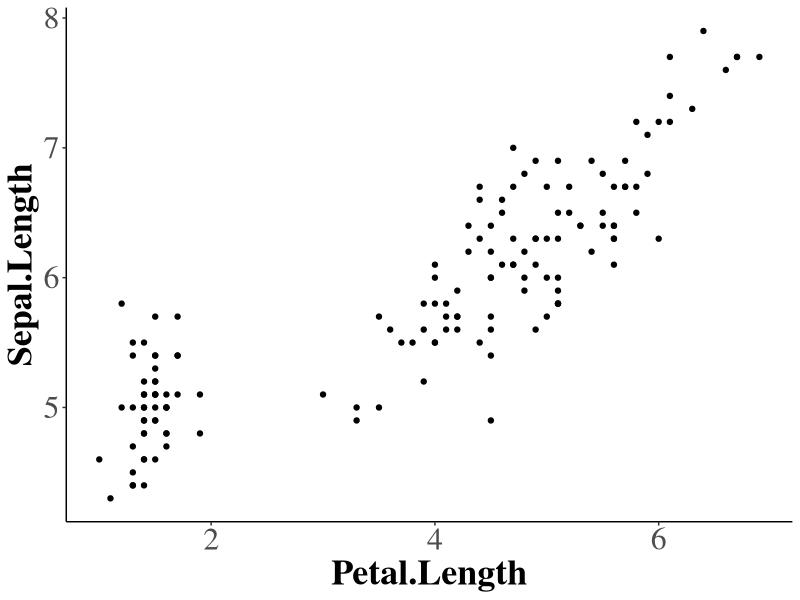
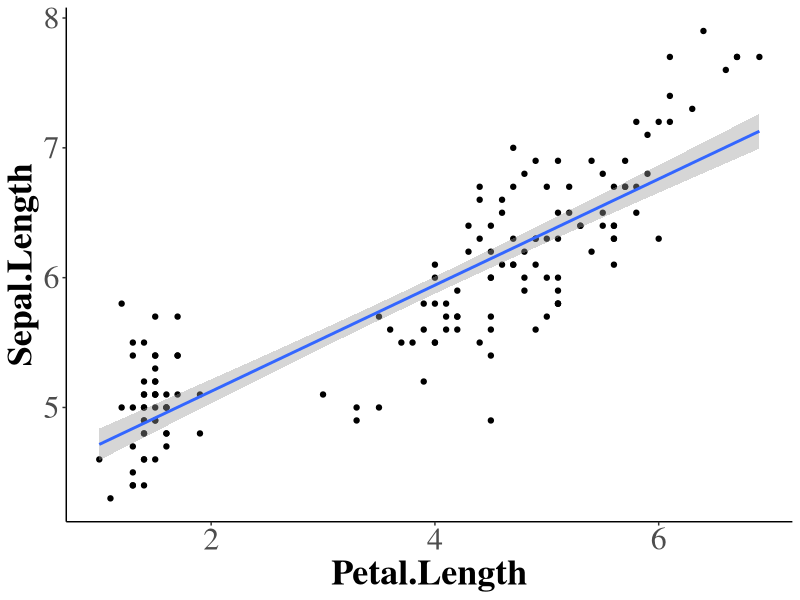
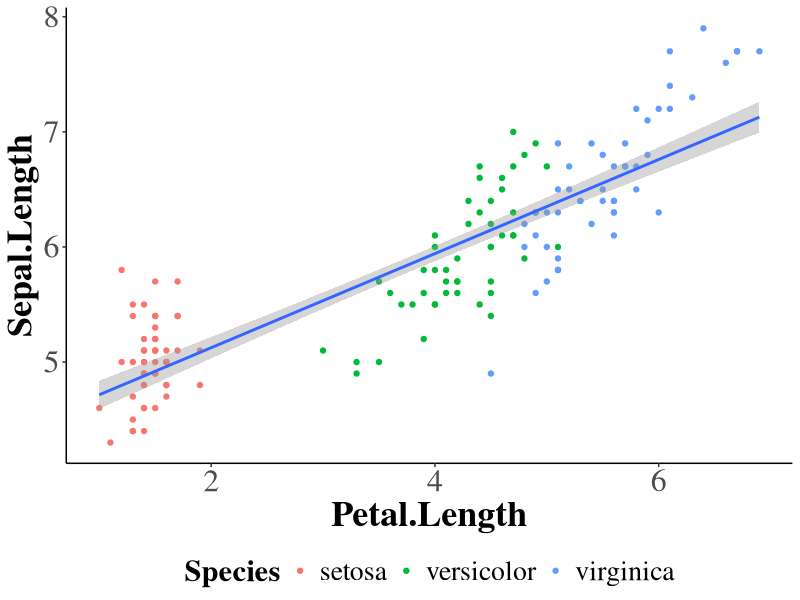
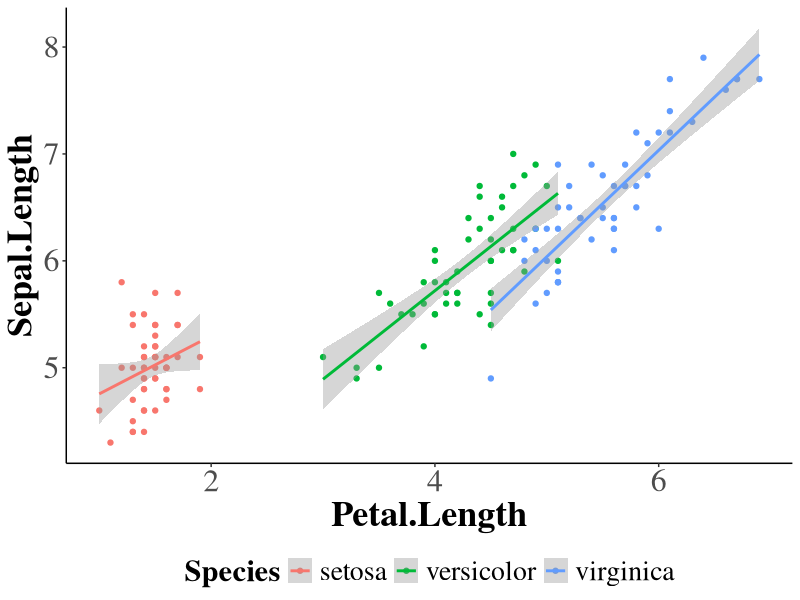

Write the R code that produced these figures, in order.
## ---- chunk 1
mean(iris[iris$Species=="virginica", "Petal.Length"], na.rm=T)
## ---- chunk 2
library(ggplot2)
base_grafico <- ggplot(iris, aes(x=Petal.Length, y = Sepal.Length)) +  
  theme_bw(base_family = "serif") +
  theme(
    legend.position = "bottom", 
    panel.grid.major = element_blank(), 
    panel.grid.minor = element_blank(),
    panel.border = element_blank(), 
    plot.title = element_text(size = 26, face = "bold", hjust = 0.5),
    axis.title = element_text(size = 26, face = "bold"), 
    axis.text = element_text(size = 23), 
    axis.line.x = element_line(color = "black"), 
    axis.line.y = element_line(color = "black"), 
    strip.text.x = element_text(size = 22,face = "bold"), 
    legend.text = element_text(size = 20), 
    legend.title = element_text(size = 22, face="bold") ) 

base_grafico + geom_point()


## ---- chunk 3

base_grafico + geom_point() + geom_smooth(method = "lm")

## ---- chunk 4

base_grafico + geom_point(aes(color=Species)) + geom_smooth(method = "lm")

## ---- chunk 5

base_grafico + geom_point(aes(color=Species)) + geom_smooth(aes(color=Species),method = "lm")

